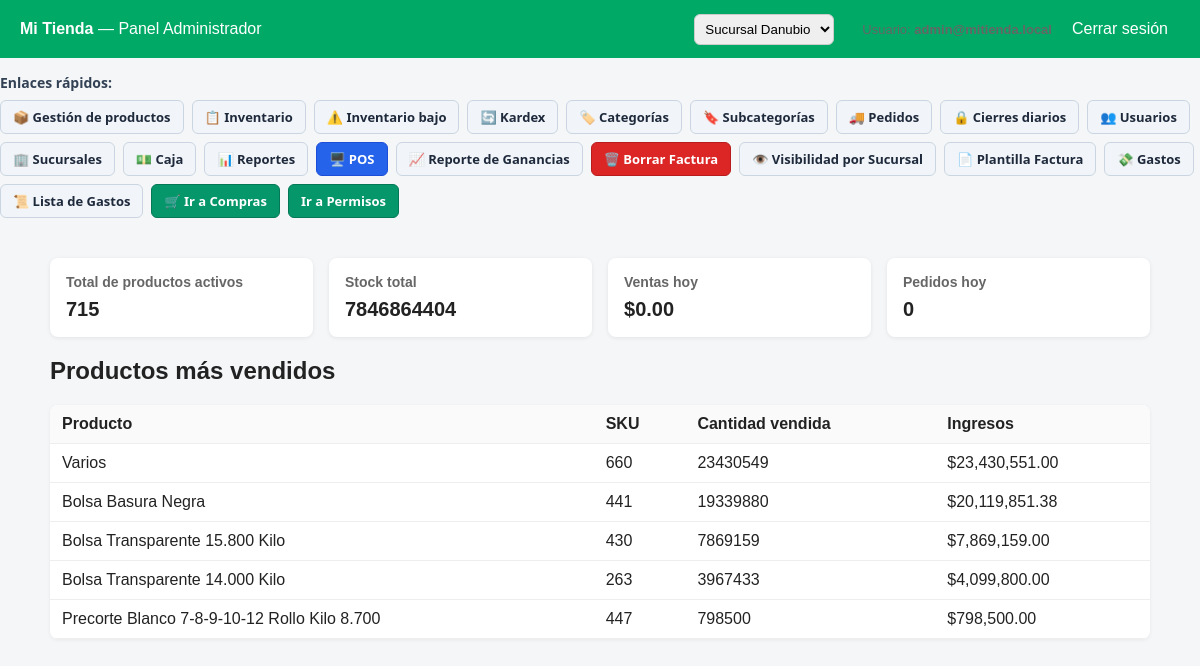
Page /admin/dashboard.php (signed in) on the committed database.
### tables this page shows
CREATE TABLE `products` (
  `id` int(11) NOT NULL,
  `category_id` int(11) DEFAULT NULL,
  `subcategory_id` int(11) DEFAULT NULL,
  `sku` int(11) NOT NULL,
  `image` varchar(255) DEFAULT NULL,
  `name` varchar(200) NOT NULL,
  `description` text DEFAULT NULL,
  `price` decimal(10,2) NOT NULL DEFAULT 0.00,
  `min_quantity` int(11) DEFAULT 0,
  `cost` decimal(10,2) NOT NULL DEFAULT 0.00,
  `tax_percent` decimal(5,2) DEFAULT 0.00,
  `active` tinyint(1) DEFAULT 1,
  `created_at` timestamp NOT NULL DEFAULT current_timestamp(),
  `cost_initial` decimal(12,2) DEFAULT 0.00,
  `packaging_type` varchar(50) DEFAULT 'unidad',
  `packaging_qty` int(11) DEFAULT 1,
  `iva_percent` decimal(5,2) DEFAULT 0.00,
  `margin_percent` decimal(5,2) DEFAULT 0.00,
  `price_unit` decimal(12,2) DEFAULT 0.00,
  `stock` int(11) DEFAULT 0,
  `rounding_enabled` tinyint(1) NOT NULL DEFAULT 1
);

### admin/dashboard.php (the view, shortened to what this page needs)
<?php
$pdo = DB::getConnection();
$stmt = $pdo->query("SELECT id, name FROM branches WHERE active = 1 ORDER BY name");
$branches = $stmt->fetchAll(PDO::FETCH_ASSOC);
$currentBranchId = $_SESSION['branch_id'] ?? null;
try {
    $stmt = $pdo->query("SELECT COUNT(*) AS total_products FROM products WHERE active = 1");
    $totalProducts = $stmt->fetchColumn();
    $stmt = $pdo->query("SELECT IFNULL(SUM(quantity),0) AS total_stock FROM inventory");
    $totalStock = $stmt->fetchColumn();
    $stmt = $pdo->prepare("SELECT IFNULL(SUM(total),0) AS sales_today FROM orders WHERE DATE(created_at) = CURDATE() AND status != 'cancelado'");
    $stmt->execute();
    $salesToday = $stmt->fetchColumn();
    $stmt = $pdo->prepare("SELECT COUNT(*) AS orders_today FROM orders WHERE DATE(created_at) = CURDATE()");
    $stmt->execute();
    $ordersToday = $stmt->fetchColumn();
    $stmt = $pdo->query("
        SELECT p.id, p.name, p.sku, IFNULL(SUM(oi.quantity),0) AS sold_qty, IFNULL(SUM(oi.subtotal),0) AS revenue
        FROM products p
        LEFT JOIN order_items oi ON p.id = oi.product_id
        LEFT JOIN orders o ON oi.order_id = o.id AND o.status != 'cancelado'
        GROUP BY p.id
        ORDER BY sold_qty DESC
        LIMIT 5
    ");
    $topProducts = $stmt->fetchAll(PDO::FETCH_ASSOC);
} catch (Exception $e) {
    $errorMsg = $e->getMessage();
}
?>
<!doctype html>
<html lang="es">
<head>
</head>
<body>
  <header>
    <div>
      <strong>Mi Tienda</strong> — Panel Administrador
    </div>
    <div class="top-actions">
      <form method="POST" action="dashboard.php" class="branch-select">
        <select name="branch_id" onchange="this.form.submit()">
          <?php foreach ($branches as $b): ?>
            <option value="<?= $b['id'] ?>" <?= ($b['id'] == $currentBranchId) ? 'selected' : '' ?>>
              <?= htmlspecialchars($b['name']) ?>
            </option>
          <?php endforeach; ?>
        </select>
      </form>
      <span class="small">Usuario: <strong><?=htmlspecialchars($_SESSION['user']['email'] ?? '---')?></strong></span>
      <a class="button" href="/mi_tienda/admin/login.php?logout=1" onclick="event.preventDefault(); document.getElementById('logout-form').submit();">Cerrar sesión</a>
    </div>
  </header>
<div class="quick-links-container">
    <span class="quick-links-title">Enlaces rápidos:</span>
    <a href="/mi_tienda/admin/productos.php" class="quick-btn">📦 Gestión de productos</a>
    <a href="/mi_tienda/admin/inventario.php" class="quick-btn">📋 Inventario</a>
    <a href="/mi_tienda/admin/inventario_bajo.php" class="quick-btn">⚠️ Inventario bajo</a>
    <a href="/mi_tienda/admin/kardex.php" class="quick-btn">🔄 Kardex</a>
    <a href="/mi_tienda/admin/categorias.php" class="quick-btn">🏷️ Categorías</a>
    <a href="/mi_tienda/admin/subcategorias.php" class="quick-btn">🔖 Subcategorías</a>
    <a href="/mi_tienda/admin/pedidos.php" class="quick-btn">🚚 Pedidos</a>
    <a href="/mi_tienda/admin/cierres_diarios.php" class="quick-btn">🔒 Cierres diarios</a>
    <a href="/mi_tienda/admin/usuarios.php" class="quick-btn">👥 Usuarios</a>
    <a href="/mi_tienda/admin/sucursales.php" class="quick-btn">🏢 Sucursales</a>
    <a href="/mi_tienda/admin/caja.php" class="quick-btn">💵 Caja</a>
    <a href="/mi_tienda/admin/reportes.php" class="quick-btn">📊 Reportes</a>
    <a href="/mi_tienda/admin/pos.php" class="quick-btn quick-btn-primary">🖥️ POS</a>
    <a href="/mi_tienda/admin/reportes_ganancias.php" class="quick-btn">📈 Reporte de Ganancias</a>
    <a href="/mi_tienda/admin/invoices_list.php" class="quick-btn quick-btn-danger">🗑️ Borrar Factura</a>
    <a href="/mi_tienda/admin/branch_visibility.php" class="quick-btn">👁️ Visibilidad por Sucursal</a>
    <a href="/mi_tienda/admin/invoice_template.php" class="quick-btn">📄 Plantilla Factura</a>
    <a href="/mi_tienda/admin/gastos.php" class="quick-btn">💸 Gastos</a>
    <a href="/mi_tienda/admin/gastos_list.php" class="quick-btn">📜 Lista de Gastos</a>
    <a href="/mi_tienda/admin/compras.php" class="quick-btn quick-btn-success">🛒 Ir a Compras</a>
    <a href="/mi_tienda/admin/permisos.php" class="quick-btn quick-btn-success">Ir a Permisos</a>
</div>
  <div class="container">
    <div class="cards">
      <div class="card">
        <h3>Total de productos activos</h3>
        <p><?=intval($totalProducts)?></p>
      </div>
      <div class="card">
        <h3>Stock total</h3>
        <p><?=intval($totalStock)?></p>
      </div>
      <div class="card">
        <h3>Ventas hoy</h3>
        <p>$<?=number_format((float)$salesToday,2,'.',',')?></p>
      </div>
      <div class="card">
        <h3>Pedidos hoy</h3>
        <p><?=intval($ordersToday)?></p>
      </div>
    </div>
    <h2>Productos más vendidos</h2>
    <table>
      <thead>
        <tr>
          <th>Producto</th>
          <th>SKU</th>
          <th>Cantidad vendida</th>
          <th>Ingresos</th>
        </tr>
      </thead>
      <tbody>
        <?php if (!empty($topProducts)): ?>
          <?php foreach ($topProducts as $p): ?>
            <tr>
              <td><?=htmlspecialchars($p['name'])?></td>
              <td><?=htmlspecialchars($p['sku'])?></td>
              <td><?=intval($p['sold_qty'])?></td>
              <td>$<?=number_format((float)$p['revenue'],2,'.',',')?></td>
            </tr>
          <?php endforeach; ?>
        <?php else: ?>
          <tr><td colspan="4" class="small">No hay datos de ventas aún.</td></tr>
        <?php endif; ?>
      </tbody>
    </table>
  </div>
</body>
</html>

### admin/dashboard.php (style rules this page uses)
body { font-family: Arial, sans-serif; margin: 0; padding: 0; background:#f4f6f8; color:#222; }
header { background:#0a6; color:#fff; padding:12px 20px; display:flex; justify-content:space-between; align-items:center; }
.container { padding:20px; max-width:1100px; margin:0 auto; }
.cards { display:flex; gap:16px; flex-wrap:wrap; margin-bottom:20px; }
.card { background:#fff; padding:16px; border-radius:8px; box-shadow:0 1px 4px rgba(0,0,0,0.08); flex:1 1 220px; min-width:180px; }
.card h3 { margin:0 0 8px 0; font-size:14px; color:#666; }
.card p { margin:0; font-size:20px; font-weight:700; }
table { width:100%; border-collapse:collapse; background:#fff; border-radius:8px; overflow:hidden; box-shadow:0 1px 4px rgba(0,0,0,0.06); }
th, td { padding:10px 12px; border-bottom:1px solid #eee; text-align:left; }
th { background:#fafafa; font-weight:600; }
.small { font-size:13px; color:#666; }
.top-actions { display:flex; gap:8px; align-items:center; }
a.button { background:#0a6; color:#fff; padding:8px 12px; border-radius:6px; text-decoration:none; }
.branch-select { margin-right:20px; }
.branch-select select { padding:6px; border-radius:6px; border:1px solid #ccc; }
.quick-links-container { display: flex; flex-wrap: wrap; gap: 8px; align-items: center; margin-top: 15px; margin-bottom: 20px; font-family: system-ui, -apple-system, BlinkMacSystemFont, "Segoe UI", Roboto, sans-serif; }
.quick-links-title { font-weight: 700; font-size: 14px; color: #334155; margin-right: 4px; width: 100%; }
.quick-btn { display: inline-flex; align-items: center; gap: 6px; padding: 7px 12px; background-color: #f1f5f9; color: #1e293b; text-decoration: none; border-radius: 6px; font-size: 13px; font-weight: 600; border: 1px solid #cbd5e1; transition: all 0.2s ease-in-out; }
.quick-btn-primary { background-color: #2563eb; color: #ffffff; border-color: #1d4ed8; }
.quick-btn-success { background-color: #059669; color: #ffffff; border-color: #047857; }
.quick-btn-danger { background-color: #dc2626; color: #ffffff; border-color: #b91c1c; }

### rows in the picture
products: name "Varios", sku "660", sold_qty "23430549", revenue "23,430,551.00"
products: name "Bolsa Basura Negra", sku "441", sold_qty "19339880", revenue "20,119,851.38"
products: name "Bolsa Transparente 15.800 Kilo", sku "430", sold_qty "7869159", revenue "7,869,159.00"
products: name "Bolsa Transparente 14.000 Kilo", sku "263", sold_qty "3967433", revenue "4,099,800.00"
products: name "Precorte Blanco 7-8-9-10-12 Rollo Kilo 8.700", sku "447", sold_qty "798500", revenue "798,500.00"

### other values in the picture
$totalProducts "715"
$totalStock "7846864404"
$salesToday "0.00"
$ordersToday "0"
form field branch_id "Sucursal Danubio"
